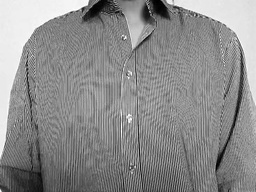
#> input picture Lista 1/Q6/camisa.jpg, 256 x 192 px, shrunk from 500 x 375 before the run
$ python q6.py
#> lines starting #> are read from the running program, lines starting #| are printed output that depends on the picture
import cv2
import numpy as np
from math import sqrt

def distance(u, v, p, q):
    return sqrt((u - p/2)**2 + (v - q/2)**2)

def butterworth_lowpass(mag_img, order, cutoff):
    bfilter =  np.zeros(mag_img.shape, np.float64)
    for l in range(mag_img.shape[0]):
        for c in range(mag_img.shape[1]):
            bfilter[l][c] = 1/(1+((distance(l,c,mag_img.shape[0],mag_img.shape[1])/cutoff)**(2*order)))
    cv2.imwrite('filter.png', 255.0*bfilter)
    filtered_mag = np.multiply(mag_img, bfilter)
    return filtered_mag

img = cv2.imread('camisa.jpg', 0)
#> img is the input picture: shape (192, 256); min 0, max 255, mean 140
img = img.astype(np.int64)
padded_img = np.zeros((2*img.shape[0], 2*img.shape[1]), np.int64)
padded_img[:img.shape[0], :img.shape[1]] = img
f = np.fft.fft2(padded_img)
fshift = np.fft.fftshift(f)
magnitude_spectrum = 20*np.log(np.abs(fshift))
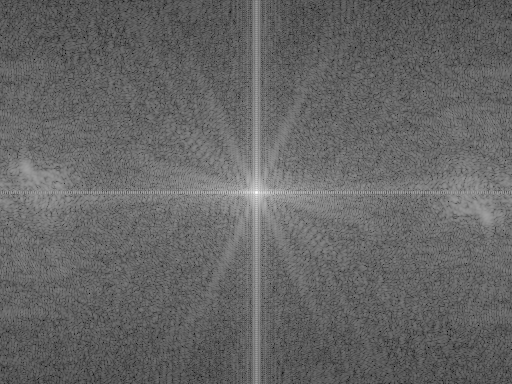
#> magnitude_spectrum: shape (384, 512) float64; min 46.88, max 314.9, mean 154.1; drawn with min black and max white
cv2.imwrite('magnitude.png', magnitude_spectrum)
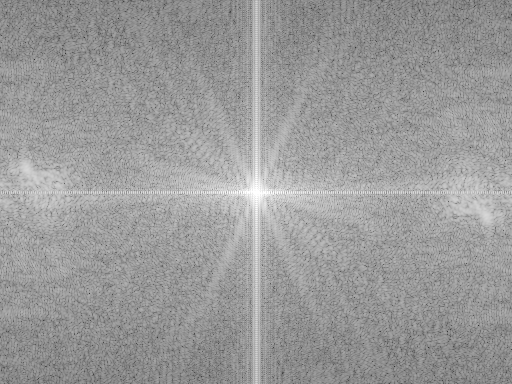
#> saved as magnitude.png: shape (384, 512); min 47, max 255, mean 154.1

filtered_mag = butterworth_lowpass(fshift, 10, 150)
#> after the loop in butterworth_lowpass, `for l in range(mag_img.shape[0]):`:
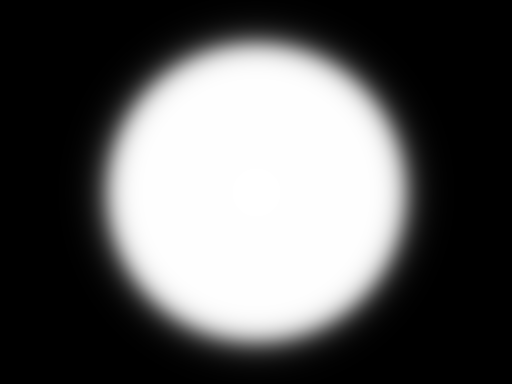
#> bfilter: shape (384, 512) float64; min 2.62e-07, max 1, mean 0.365

magnitude_spectrum = np.abs(np.copy(filtered_mag))
magnitude_spectrum[magnitude_spectrum!=0] = 20*np.log(magnitude_spectrum[magnitude_spectrum!=0])
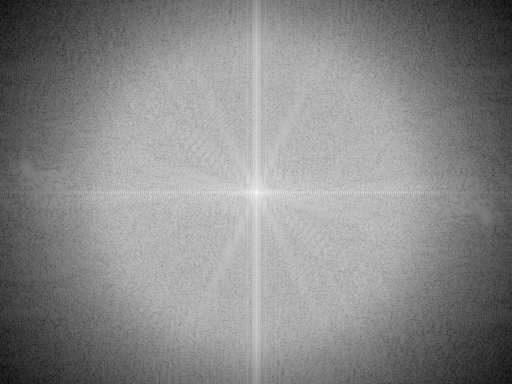
#> magnitude_spectrum: shape (384, 512) float64; min -218.9, max 314.9, mean 67.2; drawn with min black and max white
cv2.imwrite('filtered_magnitude.png', magnitude_spectrum)
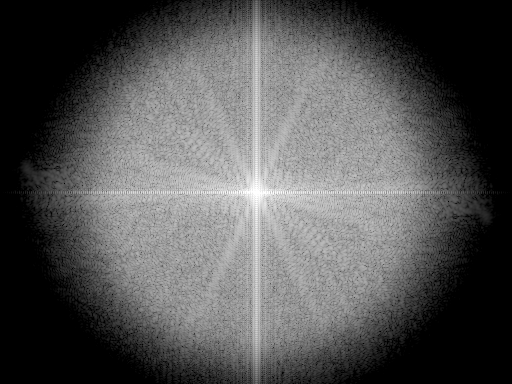
#> saved as filtered_magnitude.png: shape (384, 512); min 0, max 255, mean 83.5

filtered_f = np.fft.ifftshift(filtered_mag)
filtered_img = np.fft.ifft2(filtered_f)
filtered_img = np.abs(filtered_img)
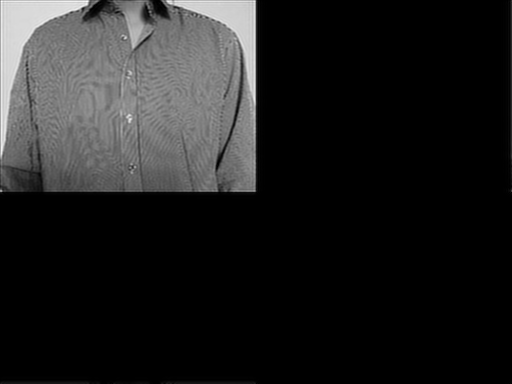
#> filtered_img: shape (384, 512) float64; min 1.72e-15, max 281.4, mean 35.2; drawn with min black and max white
filtered_img = filtered_img.astype(np.uint8)
cv2.imwrite('filtered.png', filtered_img[:img.shape[0], :img.shape[1]])
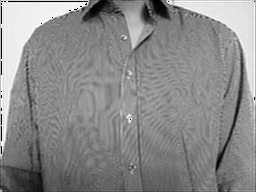
#> saved as filtered.png: shape (192, 256); min 0, max 255, mean 138.2
